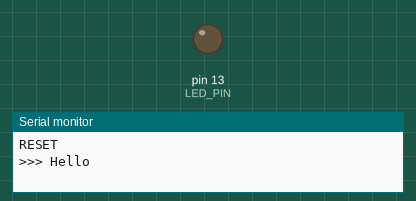
Bench run of a sketch on a simulated Arduino Leonardo, built with avr-gcc and run on an emulated ATmega32U4. Parts: output pins drawn as LEDs (lit = HIGH), the last lines printed to the serial monitor. No radio packets arrive unless stated; pins used as bus, display or sensor lines are not drawn.

Above: at 2.6 s.
At 7.26 s:
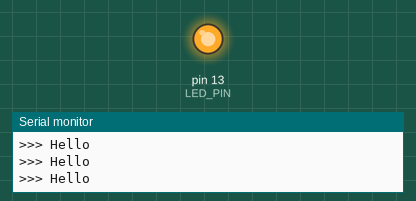
Timing chart, 0 to 8.1 s (numbered marks = the images above):
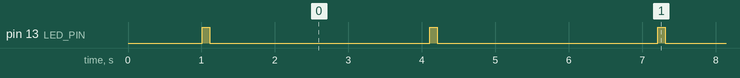

Measured:
- by itself, pin 13 (LED_PIN): alternates HIGH for 0.10 s and LOW for 3.0 s

The sketch:

test.ino
```cpp
/*
  (c) Dragino Project, https://github.com/dragino/Lora
  (c) 2017 Karlis Goba
*/

#include <avr/wdt.h>
#include <RH_RF95.h>

#define LED_PIN        13

#define LORA_CS_PIN     8
#define LORA_RST_PIN    4
#define LORA_IRQ_PIN    7

#define FREQUENCY_MHZ 434.25
#define TX_POWER_DBM    5

#define MODEM_MODE RH_RF95::Bw125Cr45Sf128

RH_RF95     lora(LORA_CS_PIN, LORA_IRQ_PIN);

void setup() {
		Serial.begin(9600);

		// mega32u4 only
  	while (!Serial);

    Serial.println("RESET");

		//wdt_enable(WDTO_2S);

    lora_setup();

		pinMode(LED_PIN, OUTPUT);
}

void lora_setup()
{
    for (int n_try = 0; n_try < 5; n_try++) {
        // reset LoRa module to make sure it will works properly
        pinMode(LORA_RST_PIN, OUTPUT);
        digitalWrite(LORA_RST_PIN, LOW);
        delay(1000);
        digitalWrite(LORA_RST_PIN, HIGH);

        //wdt_reset();

        if (lora.init()) break;
        Serial.println("LoRa init failed, retrying...");
    }

    // Defaults after init are 434.0MHz, 13dBm
    // Bw = 125 kHz, Cr = 4/5, Sf = 128chips/symbol, CRC on
    lora.setModemConfig(MODEM_MODE);
    lora.setSpreadingFactor(11);
    lora.setFrequency(FREQUENCY_MHZ);
    lora.setTxPower(TX_POWER_DBM);
}


void loop() {
  	digitalWrite(LED_PIN, HIGH);
    lora_transmit();
		//lora.waitPacketSent();
		delay(100);
		digitalWrite(LED_PIN, LOW);
		delay(3000);
}

/// Constructs payload message and transmits it via radio
void lora_transmit() {
    char tx_buf[80];    // Temporary buffer for LoRa message

    strcpy(tx_buf, "Hello");

    // Log the message on serial
    Serial.print(">>> "); Serial.println(tx_buf);
    // Send the data to server
    lora.send((const uint8_t *)tx_buf, 64 /*strlen(tx_buf)*/);
}
```
